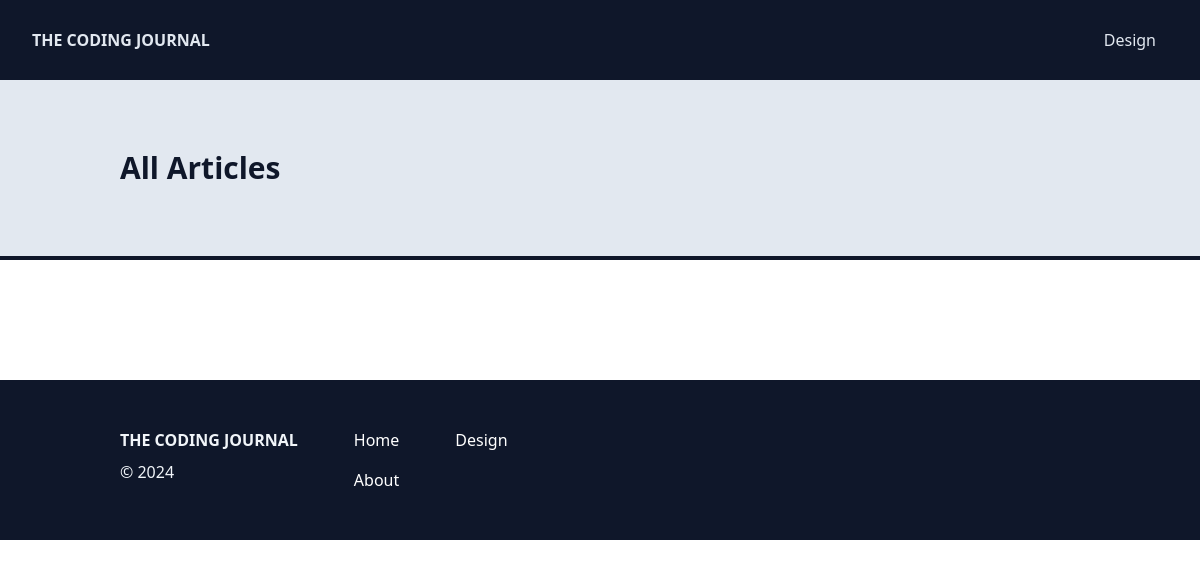
Page /articles on the earlier database version.
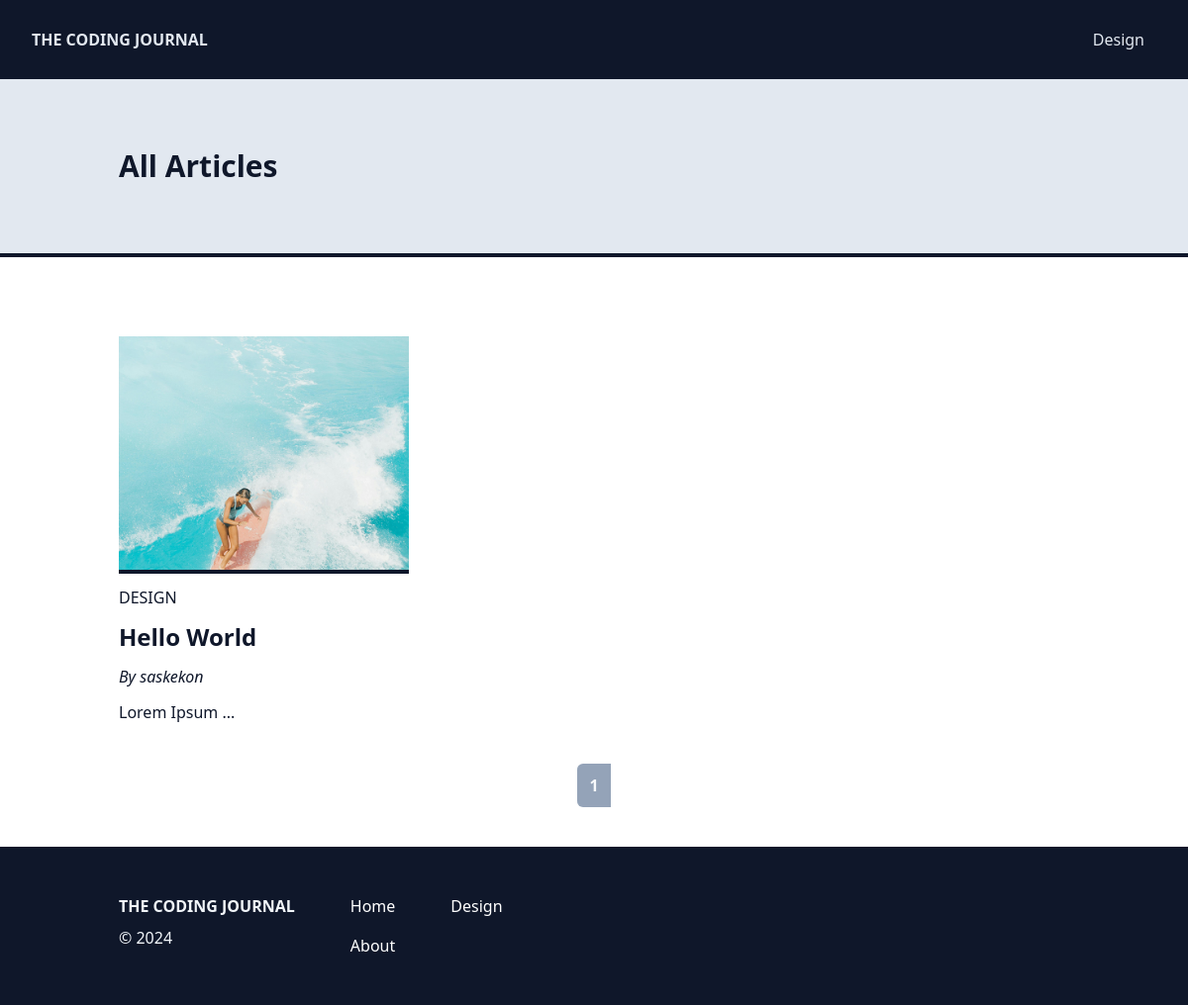
Same page on the later database version.
### app/models.py (models this page shows, shortened)
class Category(db.Model):
    id: Mapped[int] = mapped_column(primary_key=True)
    key: Mapped[str] = mapped_column(String(25), unique=True)
    name: Mapped[str] = mapped_column(String(50), unique=True)
    posts: Mapped[List["Post"]] = relationship(back_populates="c_posts") # One-to-Many Relationship

class Post(db.Model):
    id: Mapped[int] = mapped_column(primary_key=True)
    title: Mapped[str] = mapped_column(String(50))
    body: Mapped[str] = mapped_column(Text)
    featured_image: Mapped[str] = mapped_column(String(255))
    timestamp: Mapped[datetime] = mapped_column(default=lambda: datetime.now(timezone.utc))
    user_id: Mapped[int] = mapped_column(ForeignKey(User.id))
    u_posts: Mapped["User"] = relationship(back_populates="posts")
    category_id: Mapped[int] = mapped_column(ForeignKey(Category.id))
    c_posts: Mapped["Category"] = relationship(back_populates="posts")

class User(db.Model, UserMixin):
    id: Mapped[int] = mapped_column(primary_key=True)
    username: Mapped[str] = mapped_column(String(25), unique=True)
    password_hash: Mapped[str] = mapped_column(String(255))
    email: Mapped[str] = mapped_column(String(50), unique=True)
    registered_date: Mapped[datetime] = mapped_column(default=lambda: datetime.now(timezone.utc))
    profile: Mapped["Profile"] = relationship(back_populates="u_profile", uselist=False) # One-to-One Relationship
    posts: Mapped[List["Post"]] = relationship(back_populates="u_posts") # One-to-Many Relationship
    comments: Mapped[List["Comment"]] = relationship(back_populates="u_comments")

### app/views/main.py (the view)
@main.route("/articles")
def articles():
    posts = db.paginate(db.select(Post).order_by(Post.timestamp.desc()), per_page=9, error_out=False)
    for post in posts:
        post.text_only = remove_html_tags(post.body)
    return render_template("articles.html", posts=posts)

### app/utils.py (called while the page is built)
def remove_html_tags(body):
    soup = BeautifulSoup(body, "html.parser")
    return soup.get_text()

### app/views/main.py (called while the page is built)
@main.context_processor
def inject():
    categories = db.session.scalars(db.select(Category)).all()
    subscribe_form = SubscribeForm()
    return {
        "categories": categories,
        "subscribe_form": subscribe_form,
        }

### app/templates/articles.html (shortened to what this page needs)
{% extends "base.html" %}
{% block body %}
<section class="mb-20 border-b-4 border-slate-900 bg-slate-200 overflow-hidden">
    <div class="container mx-auto px-8">
        <div class="flex items-center h-44">
            <h1 class="text-3xl font-bold">All Articles</h1>
        </div>
    </div>
</section>
<div class="container mx-auto px-8">
    <div class="col-span-8 grid grid-cols-1 md:grid-cols-3 md:gap-10">
        {% for post in posts %}
        <article class="mb-10">
            <a href="{{ url_for('main.single_post', post_id=post.id) }}">
                <div class="border-b-4 border-slate-900 max-h-60 overflow-hidden">
                    <img class="hover:scale-[1.1] transition-all" src="{{ url_for('main.uploaded_image', filename=post.featured_image)}}">
                </div>
                <p class="my-3 uppercase">{{ post.c_posts.name }}</p>
                <h2 class="text-2xl font-bold">{{ post.title }}</h2>
            </a>
            <p class="my-3"><i>By {{ post.u_posts.username }}</i></p>
            <p>{{ post.text_only[:150] | safe }} ...</p>
        </article>
        {% endfor %}
    </div>
    <ul class="flex justify-center mb-10">
        {% for page in posts.iter_pages() %}
            {% if page %}
                {% if page != posts.page %}
                    <li><a class="inline-block px-3 py-2 border-y-2 border-slate-400 hover:bg-slate-400 transition-all" href="{{ url_for('main.articles', page=page) }}">{{ page }}</a></li>
                {% else %}
                    <strong class=
                        "{% if loop.first %}
                            rounded-l-md
                        {% elif loop.last %}
                            rounded-r-md
                        {% endif %}
                        inline-block px-3 py-2 border-y-2 border-slate-400 text-slate-50 bg-slate-400">
                        {{ page }}
                    </strong>
                {% endif %}
            {% else %}
                <span class=ellipsis>…</span>
            {% endif %}
        {% endfor %}
    </ul>
</div>
{% endblock %}

### app/templates/header.html (shortened to what this page needs)
<header class="{% if current_user.is_authenticated %}mt-[30px]{% endif %} bg-slate-900 text-slate-200 overflow-auto">
    <nav class="container max-w-screen-xl mx-auto px-8">
        <div class="md:flex md:justify-between">
            <div class="flex justify-between content-center py-7">
                <a class="inline-block" href="{{ url_for('main.index') }}">
                    <p class="font-extrabold">THE CODING JOURNAL</p>
                </a>
            </div>
            <ul class="mb-5 hidden md:flex md:mb-0 md:items-center" id="collapse">
                {% for category in categories %}
                    <li class="{% if loop.last %}pb-2{% endif %} md:pb-0"><a class="navbar-link" href="{{ url_for('main.category_page', category_key=category.key) }}">{{category.name}}</a></li>
                {% endfor %}
            </ul>
        </div>
    </nav>
</header>

### app/templates/footer.html
<footer class="py-10 text-slate-100 bg-slate-900">
    <div class="container mx-auto px-8">
        <div class="flex">
            <div class="mr-14">
                <a href="{{ url_for('main.index') }}">
                    <h2 class="py-2 font-extrabold">THE CODING JOURNAL</h2>
                </a>
                <p>&copy 2024</p>
            </div>
            <ul class="mr-14">
                <li class="py-2 text-white hover:text-slate-400 transition-all"><a href="{{ url_for('main.index') }}">Home</a></li>
                <li class="py-2 text-white hover:text-slate-400 transition-all"><a href="#">About</a></li>
            </ul>
            <ul>
            {% for category in categories %}
                <li class="py-2 text-white hover:text-slate-400 transition-all">
                    <a href="{{ url_for('main.category_page', category_key=category.key) }}">{{category.name}}</a>
                </li>
            {% endfor %}
            </ul>
        </div>
    </div>
</footer>

Differences in the rows shown:
added Post: featured_image (picture), c_posts.name "DESIGN", title "Hello World", u_posts.username "saskekon", body "Lorem Ipsum"
Other differences:
new list line: "1"
